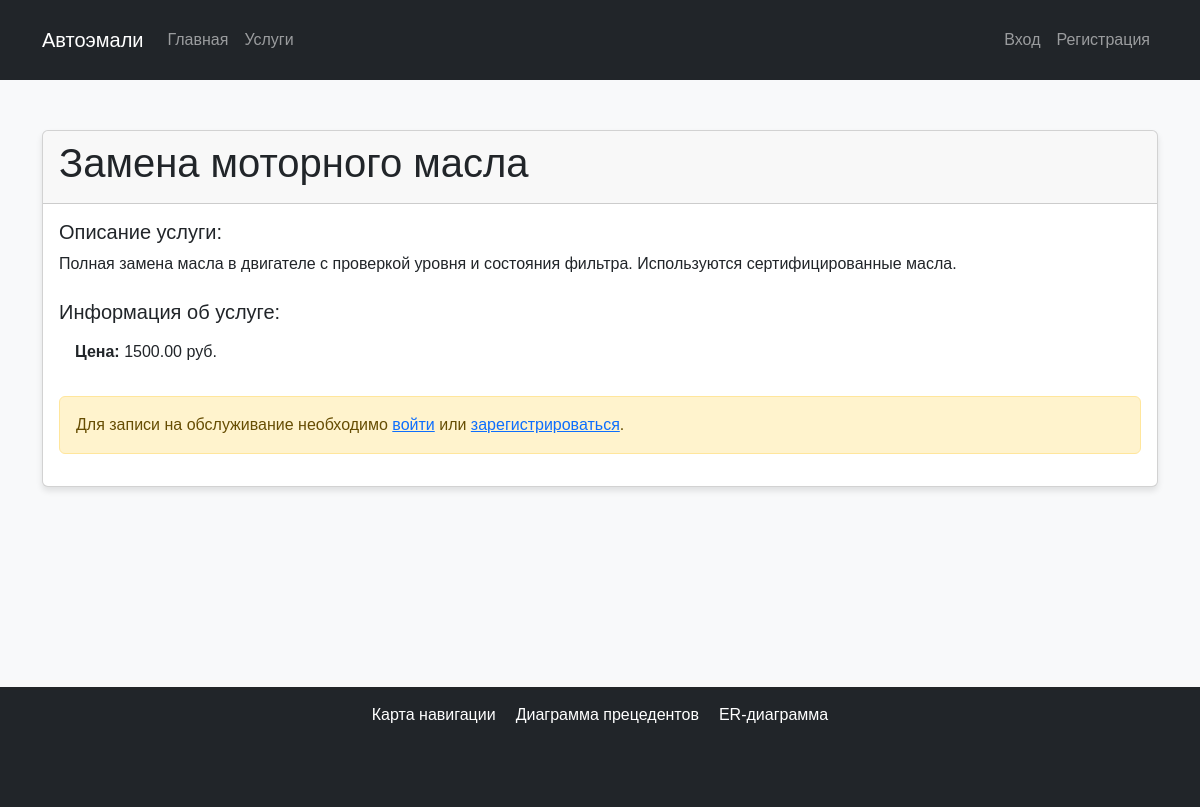
Page /services/4/ on the committed database.
### service/models.py (models this page shows, shortened)
class Service(models.Model):
    name = models.CharField(max_length=100, verbose_name="Название услуги")
    description = models.TextField(verbose_name="Описание")
    price = models.DecimalField(max_digits=10, decimal_places=2, verbose_name="Цена")
    class Meta:
        verbose_name = "Услуга"
        verbose_name_plural = "Услуги"

### service/views.py (the view)
# urls.py: path('services/<int:pk>/', views.ServiceDetailView.as_view(), name='service_detail'),
class ServiceDetailView(DetailView):
    model = Service
    template_name = 'service_detail.html'
    context_object_name = 'service'

### service/templates/service_detail.html (shortened to what this page needs)
{% extends 'base.html' %}
{% block content %}
<div class="card">
    <div class="card-header">
        <h1>{{ service.name }}</h1>
    </div>
    <div class="card-body">
        <h5 class="card-title">Описание услуги:</h5>
        <p class="card-text">{{ service.description }}</p>
        <div class="row mt-4">
            <div class="col-md-6">
                <h5>Информация об услуге:</h5>
                <ul class="list-group list-group-flush">
                    <li class="list-group-item"><strong>Цена:</strong> {{ service.price }} руб.</li>
                </ul>
            </div>
        </div>
        {% if user.is_authenticated %}
            <div class="mt-4">
                <a href="{% url 'appointment_create' service.pk %}" class="btn btn-success">Записаться на обслуживание</a>
            </div>
        {% else %}
            <div class="alert alert-warning mt-4">
                Для записи на обслуживание необходимо <a href="{% url 'login' %}">войти</a> или <a href="{% url 'signup' %}">зарегистрироваться</a>.
            </div>
        {% endif %}
    </div>
</div>
{% endblock %}

### service/templates/base.html (style rules this page uses)
body { background-color: #f8f9fa; font-family: Arial, sans-serif; }
.card { box-shadow: 0 4px 6px rgba(0, 0, 0, 0.1); transition: all 0.3s ease; }

### rows in the picture
Service: name "Замена моторного масла", description "Полная замена масла в двигателе с проверкой уровня и состояния фильтра. Используются сертифицированные масла.", price "1500.00"
